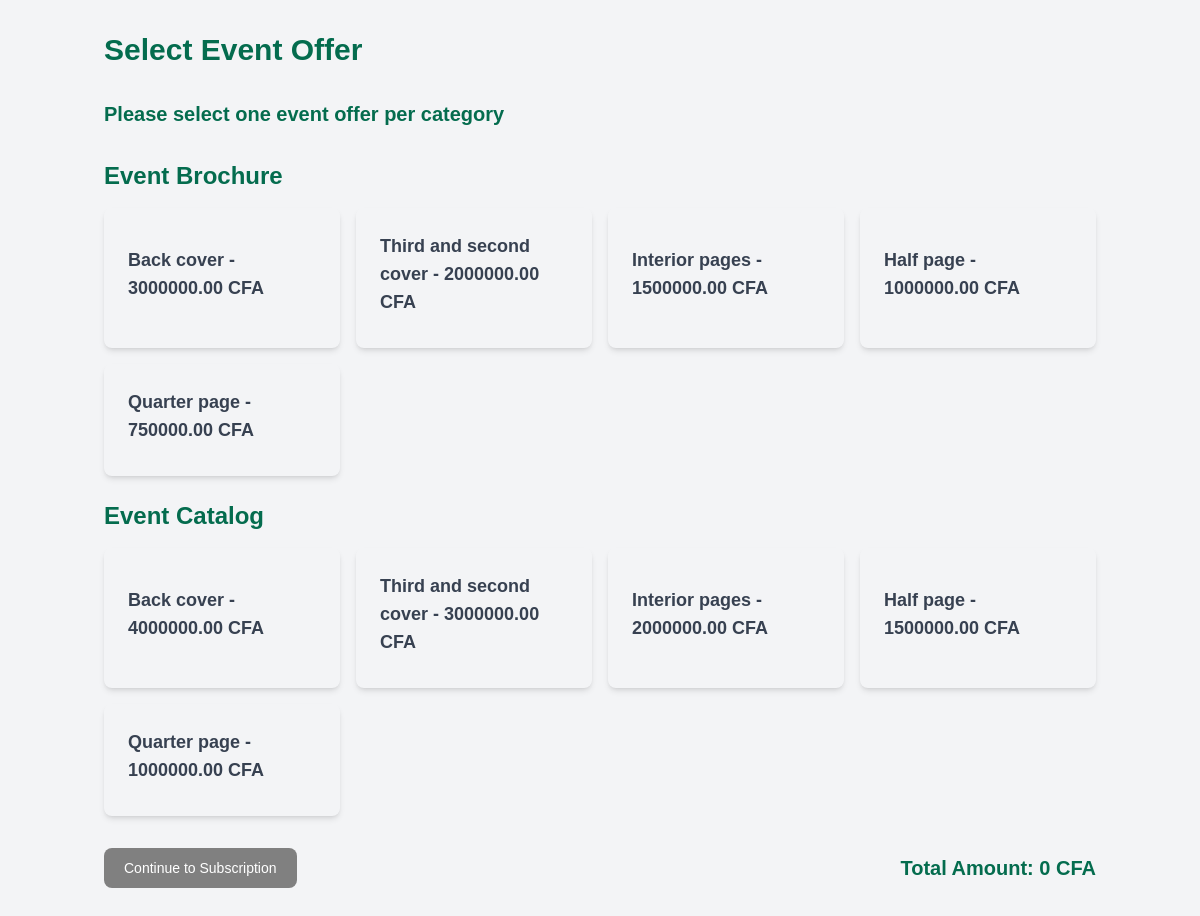
Page /packs/event_items/ on the committed database.
### packs/models.py (models this page shows, shortened)
class EventItem(models.Model):
    CATEGORY_CHOICES = [
        ('Event Brochure', 'Event Brochure'),
        ('Event Catalog', 'Event Catalog'),
        ('Event Promotion Campaign', 'Event Promotion Campaign'),
        ('Branding Rights', 'Branding Rights'),
        ('Logo Visibility', 'Logo Visibility'),
    ]
    name = models.CharField(max_length=100)
    category = models.CharField(max_length=50, choices=CATEGORY_CHOICES)
    price = models.DecimalField(max_digits=10, decimal_places=2)
    description = models.TextField()

### packs/views.py (the view)
# urls.py: path('event_items/', views.event_item_selection, name='event_item_selection'),
def event_item_selection(request):
    event_items = EventItem.objects.all()
    categorized_items = defaultdict(list)
    for item in event_items:
        categorized_items[item.category].append(item)
    if request.method == 'POST':
        form = EventItemSelectionForm(request.POST)
        if form.is_valid():
            selected_items = form.cleaned_data['event_items']
            request.session['selected_event_items'] = [item.id for item in selected_items]
            pack_id = request.session.get('pack_id')
            if pack_id:
                return redirect('subscribe', pack_id=pack_id)
            else:
                return redirect('event_subscribe')
    else:
        form = EventItemSelectionForm()
    return render(request, 'packs/event_item_selection.html', {'form': form, 'event_items': dict(categorized_items)})

### packs/templates/packs/event_item_selection.html (shortened to what this page needs)
{% load static %}
<!DOCTYPE html>
<html>
<head>
    <link rel="stylesheet" type="text/css" href="{% static 'packs/style.css' %}">
    <link href="https://cdnjs.cloudflare.com/ajax/libs/flowbite/2.3.0/flowbite.min.css" rel="stylesheet" />
    <link rel="stylesheet" href="https://cdnjs.cloudflare.com/ajax/libs/font-awesome/6.1.1/css/all.min.css">
</head>
<body class="bg-gray-100">
    <div class="container mx-auto px-4 py-8">
        <h1 class="text-3xl text-green-700 font-semibold mb-8">Select Event Offer</h1>
        <h1 class="text-xl text-green-700 font-semibold mb-8">Please select one event offer per category</h1>
        <form id="eventItemForm" method="post" action="{% url 'event_item_selection' %}">
            {% if event_items %}
                {% for category, items in event_items.items %}
                    <div class="mb-6">
                        <h2 class="text-2xl text-green-700 font-semibold mb-4">{{ category }}</h2>
                        <div class="grid grid-cols-1 sm:grid-cols-2 md:grid-cols-3 lg:grid-cols-4 gap-4">
                            {% for item in items %}
                                <div class="flex justify-center items-center rounded-lg shadow-md p-6" onclick="toggleCheckbox(this, '{{ category }}')">
                                    <label for="item_{{ item.id }}" class="block mb-2 text-lg text-gray-700 font-semibold">{{ item.name }} - {{ item.price }} CFA</label>
                                </div>
                            {% endfor %}
                        </div>
                    </div>
                {% endfor %}
            {% else %}
                <p>No items available</p>
            {% endif %}
            <div class="mt-8 flex justify-between items-center">
                <button id="submitButton" type="submit" class="text-white bg-green-700 hover:bg-green-800 focus:ring-4 focus:outline-none focus:ring-green-200 dark:bg-green-600 dark:hover:bg-green-700 dark:focus:ring-green-900 font-medium rounded-lg text-sm px-5 py-2.5 disabled-button">
                    Continue to Subscription
                </button>
                <div id="calculatedAmount" class="text-xl text-green-700 font-semibold"></div>
            </div>
        </form>
    </div>
</body>
</html>

### packs/static/packs/style.css (style rules this page uses)
body { font-family: Arial, sans-serif; background-color: #ffffff; color: #000000; }

### packs/templates/packs/event_item_selection.html (style rules this page uses)
.disabled-button { background-color: grey !important; cursor: not-allowed; }

### rows in the picture
EventItem: category "Event Brochure", name "Back cover", price "3000000.00"
EventItem: name "Third and second cover", price "2000000.00"
EventItem: name "Interior pages", price "1500000.00"
EventItem: name "Half page", price "1000000.00"
EventItem: name "Quarter page", price "750000.00"
EventItem: category "Event Catalog", name "Back cover", price "4000000.00"
EventItem: name "Third and second cover", price "3000000.00"
EventItem: name "Interior pages", price "2000000.00"
EventItem: name "Half page", price "1500000.00"
EventItem: name "Quarter page", price "1000000.00"
